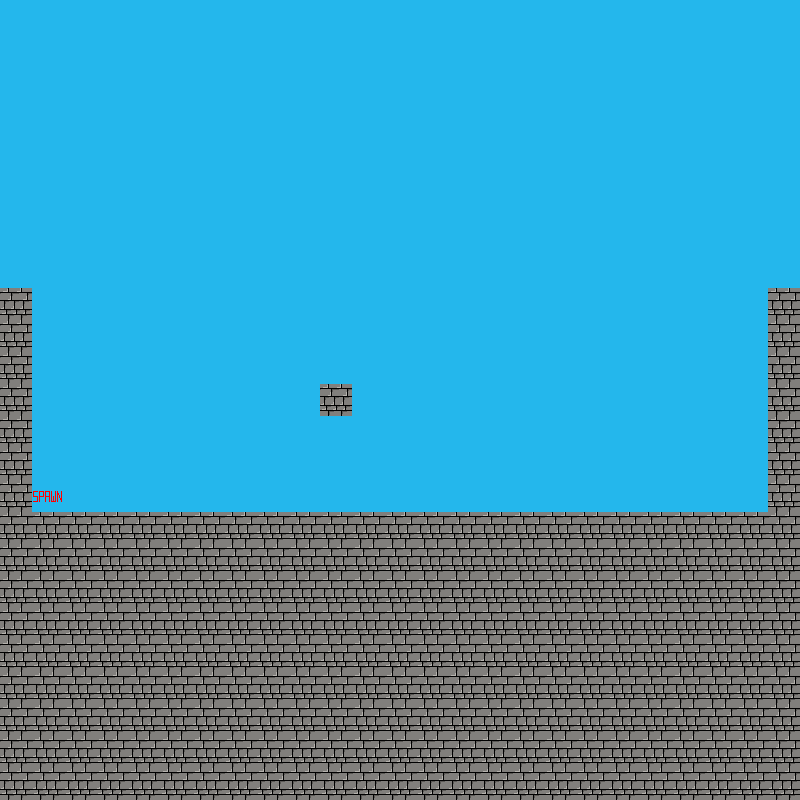

This game map was drawn from its Tiled (.tmx) file and the tilesets committed beside it. A one-line description and the full map source follow:
An orthogonal 25x25 tile map with 32x32 px tiles, 4 tile layers (BG, FG, Utilities, Enemies), 3 tilesets.

<map version="1.8" tiledversion="1.8.4" orientation="orthogonal" renderorder="right-down" width="25" height="25" tilewidth="32" tileheight="32" infinite="0" nextlayerid="6" nextobjectid="1">
 <tileset firstgid="1" source="../SetArea1.tsx" />
 <tileset firstgid="55" source="../../UtilitiesTileSet/Utilities.tsx" />
 <tileset firstgid="56" source="../Enemies.tsx" />
 <layer id="2" name="BG" width="25" height="25">
  <data encoding="csv">
4,4,4,4,4,4,4,4,4,4,4,4,4,4,4,4,4,4,4,4,4,4,4,4,4,
4,4,4,4,4,4,4,4,4,4,4,4,4,4,4,4,4,4,4,4,4,4,4,4,4,
4,4,4,4,4,4,4,4,4,4,4,4,4,4,4,4,4,4,4,4,4,4,4,4,4,
4,4,4,4,4,4,4,4,4,4,4,4,4,4,4,4,4,4,4,4,4,4,4,4,4,
4,4,4,4,4,4,4,4,4,4,4,4,4,4,4,4,4,4,4,4,4,4,4,4,4,
4,4,4,4,4,4,4,4,4,4,4,4,4,4,4,4,4,4,4,4,4,4,4,4,4,
4,4,4,4,4,4,4,4,4,4,4,4,4,4,4,4,4,4,4,4,4,4,4,4,4,
4,4,4,4,4,4,4,4,4,4,4,4,4,4,4,4,4,4,4,4,4,4,4,4,4,
4,4,4,4,4,4,4,4,4,4,4,4,4,4,4,4,4,4,4,4,4,4,4,4,4,
0,4,4,4,4,4,4,4,4,4,4,4,4,4,4,4,4,4,4,4,4,4,4,4,0,
0,4,4,4,4,4,4,4,4,4,4,4,4,4,4,4,4,4,4,4,4,4,4,4,0,
0,4,4,4,4,4,4,4,4,4,4,4,4,4,4,4,4,4,4,4,4,4,4,4,0,
0,4,4,4,4,4,4,4,4,4,4,4,4,4,4,4,4,4,4,4,4,4,4,4,0,
0,4,4,4,4,4,4,4,4,4,4,4,4,4,4,4,4,4,4,4,4,4,4,4,0,
0,4,4,4,4,4,4,4,4,4,4,4,4,4,4,4,4,4,4,4,4,4,4,4,0,
0,4,4,4,4,4,4,4,4,4,4,4,4,4,4,4,4,4,4,4,4,4,4,4,0,
0,0,0,0,0,0,0,0,0,0,0,0,0,0,0,0,0,0,0,0,0,0,0,0,0,
11,11,11,11,11,11,11,11,11,11,11,11,11,11,11,11,11,11,11,11,11,11,11,11,11,
11,11,11,11,11,11,11,11,11,11,11,11,11,11,11,11,11,11,11,11,11,11,11,11,11,
11,11,11,11,11,11,11,11,11,11,11,11,11,11,11,11,11,11,11,11,11,11,11,11,11,
11,11,11,11,11,11,11,11,11,11,11,11,11,11,11,11,11,11,11,11,11,11,11,11,11,
11,11,11,11,11,11,11,11,11,11,11,11,11,11,11,11,11,11,11,11,11,11,11,11,11,
11,11,11,11,11,11,11,11,11,11,11,11,11,11,11,11,11,11,11,11,11,11,11,11,11,
11,11,11,11,11,11,11,11,11,11,11,11,11,11,11,11,11,11,11,11,11,11,11,11,11,
11,11,11,11,11,11,11,11,11,11,11,11,11,11,11,11,11,11,11,11,11,11,11,11,11
</data>
 </layer>
 <layer id="1" name="FG" width="25" height="25">
  <data encoding="csv">
0,0,0,0,0,0,0,0,0,0,0,0,0,0,0,0,0,0,0,0,0,0,0,0,0,
0,0,0,0,0,0,0,0,0,0,0,0,0,0,0,0,0,0,0,0,0,0,0,0,0,
0,0,0,0,0,0,0,0,0,0,0,0,0,0,0,0,0,0,0,0,0,0,0,0,0,
0,0,0,0,0,0,0,0,0,0,0,0,0,0,0,0,0,0,0,0,0,0,0,0,0,
0,0,0,0,0,0,0,0,0,0,0,0,0,0,0,0,0,0,0,0,0,0,0,0,0,
0,0,0,0,0,0,0,0,0,0,0,0,0,0,0,0,0,0,0,0,0,0,0,0,0,
0,0,0,0,0,0,0,0,0,0,0,0,0,0,0,0,0,0,0,0,0,0,0,0,0,
0,0,0,0,0,0,0,0,0,0,0,0,0,0,0,0,0,0,0,0,0,0,0,0,0,
0,0,0,0,0,0,0,0,0,0,0,0,0,0,0,0,0,0,0,0,0,0,0,0,0,
11,0,0,0,0,0,0,0,0,0,0,0,0,0,0,0,0,0,0,0,0,0,0,0,11,
11,0,0,0,0,0,0,0,0,0,0,0,0,0,0,0,0,0,0,0,0,0,0,0,11,
11,0,0,0,0,0,0,0,0,0,0,0,0,0,0,0,0,0,0,0,0,0,0,0,11,
11,0,0,0,0,0,0,0,0,0,11,0,0,0,0,0,0,0,0,0,0,0,0,0,11,
11,0,0,0,0,0,0,0,0,0,0,0,0,0,0,0,0,0,0,0,0,0,0,0,11,
11,0,0,0,0,0,0,0,0,0,0,0,0,0,0,0,0,0,0,0,0,0,0,0,11,
11,0,0,0,0,0,0,0,0,0,0,0,0,0,0,0,0,0,0,0,0,0,0,0,11,
11,11,11,11,11,11,11,11,11,11,11,11,11,11,11,11,11,11,11,11,11,11,11,11,11,
0,0,0,0,0,0,0,0,0,0,0,0,0,0,0,0,0,0,0,0,0,0,0,0,0,
0,0,0,0,0,0,0,0,0,0,0,0,0,0,0,0,0,0,0,0,0,0,0,0,0,
0,0,0,0,0,0,0,0,0,0,0,0,0,0,0,0,0,0,0,0,0,0,0,0,0,
0,0,0,0,0,0,0,0,0,0,0,0,0,0,0,0,0,0,0,0,0,0,0,0,0,
0,0,0,0,0,0,0,0,0,0,0,0,0,0,0,0,0,0,0,0,0,0,0,0,0,
0,0,0,0,0,0,0,0,0,0,0,0,0,0,0,0,0,0,0,0,0,0,0,0,0,
0,0,0,0,0,0,0,0,0,0,0,0,0,0,0,0,0,0,0,0,0,0,0,0,0,
0,0,0,0,0,0,0,0,0,0,0,0,0,0,0,0,0,0,0,0,0,0,0,0,0
</data>
 </layer>
 <layer id="4" name="Utilities" width="25" height="25">
  <data encoding="csv">
0,0,0,0,0,0,0,0,0,0,0,0,0,0,0,0,0,0,0,0,0,0,0,0,0,
0,0,0,0,0,0,0,0,0,0,0,0,0,0,0,0,0,0,0,0,0,0,0,0,0,
0,0,0,0,0,0,0,0,0,0,0,0,0,0,0,0,0,0,0,0,0,0,0,0,0,
0,0,0,0,0,0,0,0,0,0,0,0,0,0,0,0,0,0,0,0,0,0,0,0,0,
0,0,0,0,0,0,0,0,0,0,0,0,0,0,0,0,0,0,0,0,0,0,0,0,0,
0,0,0,0,0,0,0,0,0,0,0,0,0,0,0,0,0,0,0,0,0,0,0,0,0,
0,0,0,0,0,0,0,0,0,0,0,0,0,0,0,0,0,0,0,0,0,0,0,0,0,
0,0,0,0,0,0,0,0,0,0,0,0,0,0,0,0,0,0,0,0,0,0,0,0,0,
0,0,0,0,0,0,0,0,0,0,0,0,0,0,0,0,0,0,0,0,0,0,0,0,0,
0,0,0,0,0,0,0,0,0,0,0,0,0,0,0,0,0,0,0,0,0,0,0,0,0,
0,0,0,0,0,0,0,0,0,0,0,0,0,0,0,0,0,0,0,0,0,0,0,0,0,
0,0,0,0,0,0,0,0,0,0,0,0,0,0,0,0,0,0,0,0,0,0,0,0,0,
0,0,0,0,0,0,0,0,0,0,0,0,0,0,0,0,0,0,0,0,0,0,0,0,0,
0,0,0,0,0,0,0,0,0,0,0,0,0,0,0,0,0,0,0,0,0,0,0,0,0,
0,0,0,0,0,0,0,0,0,0,0,0,0,0,0,0,0,0,0,0,0,0,0,0,0,
0,55,0,0,0,0,0,0,0,0,0,0,0,0,0,0,0,0,0,0,0,0,0,0,0,
0,0,0,0,0,0,0,0,0,0,0,0,0,0,0,0,0,0,0,0,0,0,0,0,0,
0,0,0,0,0,0,0,0,0,0,0,0,0,0,0,0,0,0,0,0,0,0,0,0,0,
0,0,0,0,0,0,0,0,0,0,0,0,0,0,0,0,0,0,0,0,0,0,0,0,0,
0,0,0,0,0,0,0,0,0,0,0,0,0,0,0,0,0,0,0,0,0,0,0,0,0,
0,0,0,0,0,0,0,0,0,0,0,0,0,0,0,0,0,0,0,0,0,0,0,0,0,
0,0,0,0,0,0,0,0,0,0,0,0,0,0,0,0,0,0,0,0,0,0,0,0,0,
0,0,0,0,0,0,0,0,0,0,0,0,0,0,0,0,0,0,0,0,0,0,0,0,0,
0,0,0,0,0,0,0,0,0,0,0,0,0,0,0,0,0,0,0,0,0,0,0,0,0,
0,0,0,0,0,0,0,0,0,0,0,0,0,0,0,0,0,0,0,0,0,0,0,0,0
</data>
 </layer>
 <layer id="5" name="Enemies" width="25" height="25">
  <data encoding="csv">
0,0,0,0,0,0,0,0,0,0,0,0,0,0,0,0,0,0,0,0,0,0,0,0,0,
0,0,0,0,0,0,0,0,0,0,0,0,0,0,0,0,0,0,0,0,0,0,0,0,0,
0,0,0,0,0,0,0,0,0,0,0,0,0,0,0,0,0,0,0,0,0,0,0,0,0,
0,0,0,0,0,0,0,0,0,0,0,0,0,0,0,0,0,0,0,0,0,0,0,0,0,
0,0,0,0,0,0,0,0,0,0,0,0,0,0,0,0,0,0,0,0,0,0,0,0,0,
0,0,0,0,0,0,0,0,0,0,0,0,0,0,0,0,0,0,0,0,0,0,0,0,0,
0,0,0,0,0,0,0,0,0,0,0,0,0,0,0,0,0,0,0,0,0,0,0,0,0,
0,0,0,0,0,0,0,0,0,0,0,0,0,0,0,0,0,0,0,0,0,0,0,0,0,
0,0,0,0,0,0,0,0,0,0,0,0,0,0,0,0,0,0,0,0,0,0,0,0,0,
0,0,0,0,0,0,0,0,0,0,0,0,0,0,0,0,0,0,0,0,0,0,0,0,0,
0,0,0,0,0,0,0,0,0,0,0,0,0,0,0,0,0,0,0,0,0,0,0,0,0,
0,0,0,0,0,0,0,0,0,0,0,0,0,0,0,0,0,0,0,0,0,0,0,0,0,
0,0,0,0,0,0,0,0,0,0,0,0,0,0,0,0,0,0,0,0,0,0,0,0,0,
0,0,0,0,0,0,0,0,0,0,0,0,0,0,0,0,0,0,0,0,0,0,0,0,0,
0,0,0,0,0,0,0,0,0,0,0,0,0,0,0,0,0,0,0,0,0,0,0,0,0,
0,0,0,0,0,0,0,0,0,0,58,0,0,0,0,0,0,0,0,0,0,0,0,0,0,
0,0,0,0,0,0,0,0,0,0,0,0,0,0,0,0,0,0,0,0,0,0,0,0,0,
0,0,0,0,0,0,0,0,0,0,0,0,0,0,0,0,0,0,0,0,0,0,0,0,0,
0,0,0,0,0,0,0,0,0,0,0,0,0,0,0,0,0,0,0,0,0,0,0,0,0,
0,0,0,0,0,0,0,0,0,0,0,0,0,0,0,0,0,0,0,0,0,0,0,0,0,
0,0,0,0,0,0,0,0,0,0,0,0,0,0,0,0,0,0,0,0,0,0,0,0,0,
0,0,0,0,0,0,0,0,0,0,0,0,0,0,0,0,0,0,0,0,0,0,0,0,0,
0,0,0,0,0,0,0,0,0,0,0,0,0,0,0,0,0,0,0,0,0,0,0,0,0,
0,0,0,0,0,0,0,0,0,0,0,0,0,0,0,0,0,0,0,0,0,0,0,0,0,
0,0,0,0,0,0,0,0,0,0,0,0,0,0,0,0,0,0,0,0,0,0,0,0,0
</data>
 </layer>
</map>